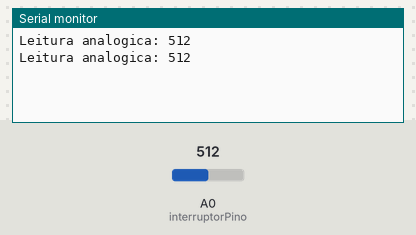
Bench run of a sketch on a simulated ESP8266 (NodeMCU). Shown: the last lines printed to the serial monitor. The test bench sets the inputs (shaded band); at power-on: A0 (interruptorPino) = 512.

Above: at 1.8 s.
1.9 s: A0 (interruptorPino) set to 716
At 2.5 s:
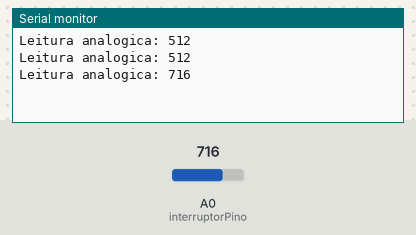
3.4 s: A0 (interruptorPino) set to 900
At 4.8 s:
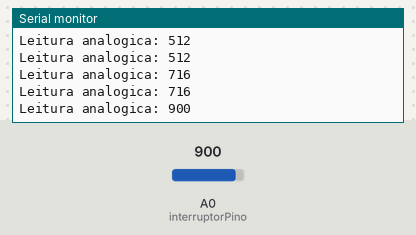
Timing chart, 0 to 6.4 s (numbered marks = the images above; inputs shaded):
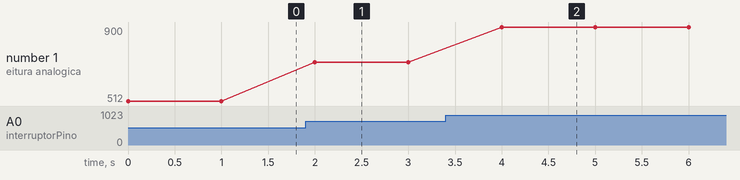

The sketch:

CFAnalogRead.ino
```cpp
const int interruptorPino = A0; // nodemcu esp32 D1;

long duracao;
long leitura;


void setup() {
  Serial.begin(9600);
  pinMode(interruptorPino, INPUT);
}


void loop() {
  leitura = analogRead(interruptorPino);

  Serial.print("Leitura analogica: ");
  Serial.println(leitura);
  delay(1000);

}
```

Measured:
- after the input at 1.9 s, the serial monitor: prints a new line after 0.10 s (image 1)
- after the input at 3.4 s, the serial monitor: prints a new line after 0.60 s (image 2)
- plotted number 1: 512 → 716 after the input at 1.9 s, 716 → 900 after the input at 3.4 s
